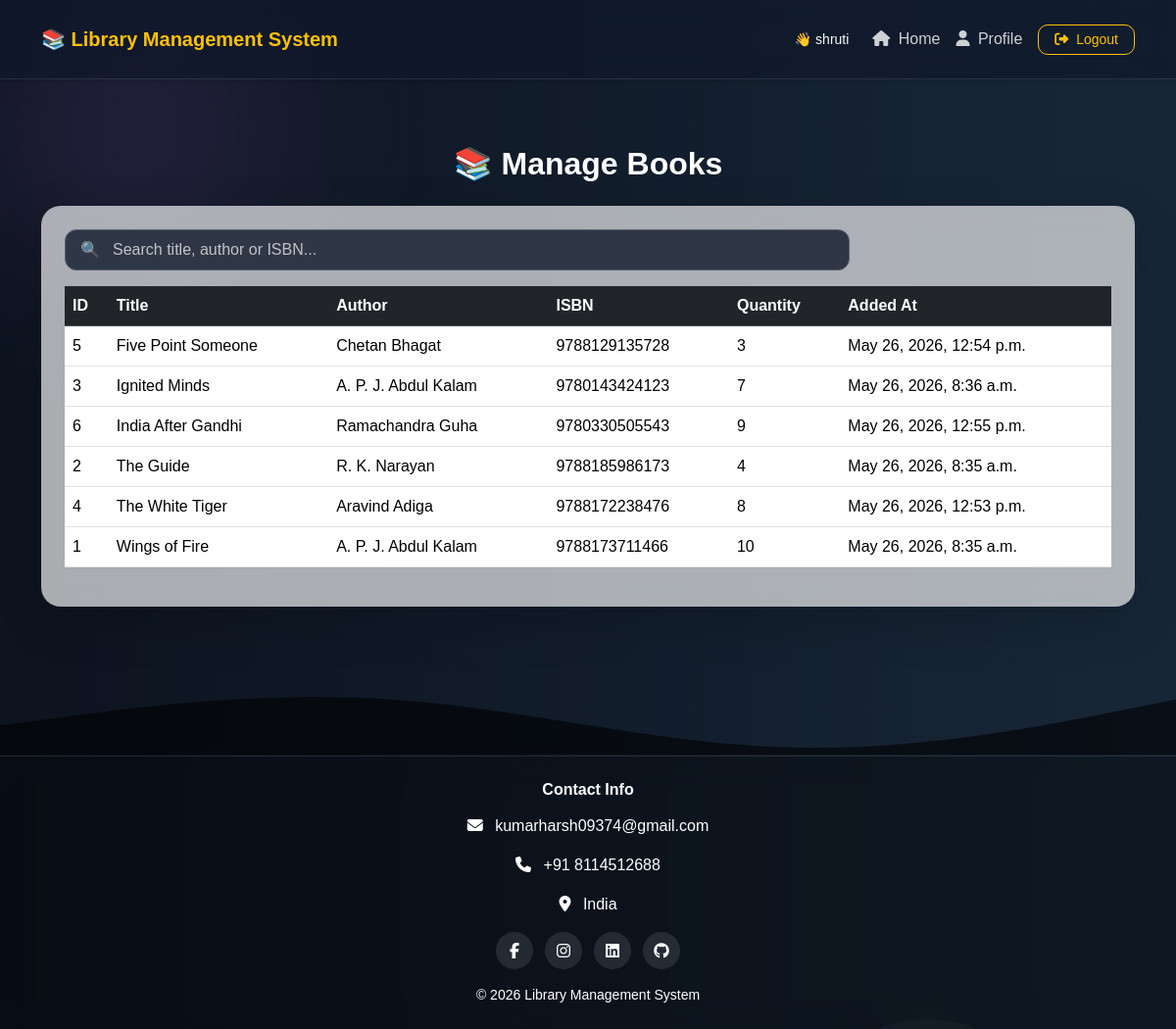
Page /books/ (signed in) on the committed database.
### books/models.py (models this page shows, shortened)
class Book(models.Model):
    title = models.CharField(
        max_length=200
    )
    author = models.CharField(
        max_length=200
    )
    isbn = models.CharField(
        max_length=100,
        default='N/A'
    )
    quantity = models.IntegerField(
        default=1
    )
    added_at = models.DateTimeField(
        default=timezone.now
    )

### books/views.py (the view)
# urls.py: path('', views.book_list, name='book_list'),
@login_required
def book_list(request):
    query = request.GET.get('q', '').strip()
    if query:
        books = (
            Book.objects.filter(title__icontains=query) |
            Book.objects.filter(author__icontains=query) |
            Book.objects.filter(isbn__icontains=query)
        ).distinct()
    else:
        books = Book.objects.all().order_by('title')
    return render(request, 'books/book_list.html', {
        'books': books,
        'query': query
    })

### books/templates/books/book_list.html (shortened to what this page needs)
{% extends 'base.html' %}
{% block content %}
{% include 'includes/dashboard_navbar.html' %}
<div class="container py-5">
    <div class="text-center mb-4">
        <h2 class="text-white fw-bold">
            📚 Manage Books
        </h2>
    </div>
    <div class="card shadow-lg border-0 p-4" style="border-radius:20px;">
        <div class="d-flex justify-content-between align-items-center mb-3">
            <div class="position-relative w-75">
                <span class="position-absolute top-50 start-0 translate-middle-y ms-3 text-muted">
                    🔍
                </span>
                <input type="text" id="bookSearch" class="form-control ps-5"
                    placeholder="Search title, author or ISBN..." style="
                            background: rgba(255,255,255,0.6);
                            border: 1px solid rgba(0,0,0,0.1);
                            border-radius: 12px;
                            color: #000;
                            height: 42px;
                       ">
            </div>
        </div>
        <div class="table-responsive">
            <table class="table table-hover align-middle" id="booksTable">
                <thead class="table-dark">
                    <tr>
                        <th>ID</th>
                        <th>Title</th>
                        <th>Author</th>
                        <th>ISBN</th>
                        <th>Quantity</th>
                        <th>Added At</th>
                    </tr>
                </thead>
                <tbody>
                    {% for book in books %}
                    <tr>
                        <td>{{ book.id }}</td>
                        <td>{{ book.title }}</td>
                        <td>{{ book.author }}</td>
                        <td>{{ book.isbn }}</td>
                        <td>{{ book.quantity }}</td>
                        <td>{{ book.added_at }}</td>
                    </tr>
                    {% empty %}
                    <tr>
                        <td colspan="7" class="text-center">
                            No Books Found
                        </td>
                    </tr>
                    {% endfor %}
                </tbody>
            </table>
        </div>
    </div>
</div>
{% endblock %}

### templates/includes/dashboard_navbar.html (shortened to what this page needs)
<nav class="navbar navbar-expand-lg navbar-dark shadow-sm" style="background: rgba(0,0,0,0.55);
            backdrop-filter: blur(12px);
            border-bottom: 1px solid rgba(255,255,255,0.1);">
    <div class="container">
        <a class="navbar-brand fw-bold text-warning" href="{% if user.is_authenticated %}
                    {% if user.is_superuser %}
                        {% url 'admin_dashboard' %}
                    {% elif user.is_staff %}
                        {% url 'staff_dashboard' %}
                    {% else %}
                        {% url 'student_dashboard' %}
                    {% endif %}
                 {% else %}
                    {% url 'home' %}
                 {% endif %}">
            📚 Library Management System
        </a>
        <div class="collapse navbar-collapse" id="navbarNav">
            <ul class="navbar-nav ms-auto align-items-center">
                {% if user.is_authenticated %}
                <li class="nav-item me-3">
                    <span class="text-light small">
                        👋 {{ request.user.username }}
                    </span>
                </li>
                <li class="nav-item">
                    <a class="nav-link" href="
                           {% if user.is_superuser %}
                                {% url 'admin_dashboard' %}
                           {% elif user.is_staff %}
                                {% url 'staff_dashboard' %}
                           {% else %}
                                {% url 'student_dashboard' %}
                           {% endif %}
                           ">
                        <i class="fa fa-home me-1"></i> Home
                    </a>
                </li>
                <li class="nav-item">
                    <a class="nav-link" href="{% url 'profile' %}">
                        <i class="fa fa-user me-1"></i> Profile
                    </a>
                </li>
                <li class="nav-item ms-2">
                    <button type="button" class="btn btn-outline-warning btn-sm px-3" data-bs-toggle="modal"
                        data-bs-target="#logoutModal">
                        <i class="fa fa-sign-out-alt me-1"></i> Logout
                    </button>
                </li>
                {% endif %}
            </ul>
        </div>
    </div>
</nav>

### static/css/style.css (style rules this page uses)
html, body { height: 100%; margin: 0; padding: 0; scroll-behavior: smooth; }
body { padding-top: 100px; background: linear-gradient(to right, #141e30, #243b55); min-height: 100vh; display: flex; flex-direction: column; font-family: Arial, sans-serif; overflow-x: hidden; position: relative; }
body::before { content: ""; position: fixed; inset: 0; background: rgba(0, 0, 0, .35); z-index: -3; }
body::after { content: ""; position: fixed; width: 500px; height: 500px; background: radial-gradient(circle, rgba(118, 75, 162, .22), transparent 70%); top: -120px; left: -120px; filter: blur(45px); animation: moveGlow 10s ease-in-out infinite alternate; z-index: -2; }
.navbar { background: rgba(15, 23, 42, .65) !important; backdrop-filter: blur(18px); -webkit-backdrop-filter: blur(18px); border-bottom: 1px solid rgba(255, 255, 255, .08); border-radius: 0px; box-shadow: 0 8px 30px rgba(0, 0, 0, .25); transition: .3s; }
.navbar { position: fixed; top: 0; padding-top: 20px; padding-bottom: 20px; left: 0; width: 100%; z-index: 1000; backdrop-filter: blur(18px); }
.navbar-brand { font-size: 20px; font-weight: 700; }
.navbar .nav-link { color: rgba(255, 255, 255, .8) !important; padding: 6px 10px; border-radius: 8px; transition: .3s; }
.card { border-radius: 20px; backdrop-filter: blur(12px); background: rgba(255, 255, 255, .65); box-shadow: 0 8px 25px rgba(0, 0, 0, .2); transition: .3s; }
#returnSearch, #bookSearch, #searchRequest, #userSearch { background: #2f3746 !important; border: 1px solid #556070 !important; color: #f9f8f8 !important; border-radius: 12px !important; height: 44px; transition: .3s; }
#returnSearch::placeholder, #bookSearch::placeholder, #searchRequest::placeholder, #userSearch::placeholder { color: rgba(255, 255, 255, .7) !important; }
button { border-radius: 10px !important; font-weight: 600; }

### rows in the picture
Book: id "5", title "Five Point Someone", author "Chetan Bhagat", isbn "9788129135728", quantity "3", added_at "May 26, 2026, 12:54 p.m."
Book: id "3", title "Ignited Minds", author "A. P. J. Abdul Kalam", isbn "9780143424123", quantity "7", added_at "May 26, 2026, 8:36 a.m."
Book: id "6", title "India After Gandhi", author "Ramachandra Guha", isbn "9780330505543", quantity "9", added_at "May 26, 2026, 12:55 p.m."
Book: id "2", title "The Guide", author "R. K. Narayan", isbn "9788185986173", quantity "4", added_at "May 26, 2026, 8:35 a.m."
Book: id "4", title "The White Tiger", author "Aravind Adiga", isbn "9788172238476", quantity "8", added_at "May 26, 2026, 12:53 p.m."
Book: id "1", title "Wings of Fire", author "A. P. J. Abdul Kalam", isbn "9788173711466", quantity "10", added_at "May 26, 2026, 8:35 a.m."

### other values in the picture
{{ request.user.username }} "shruti"
